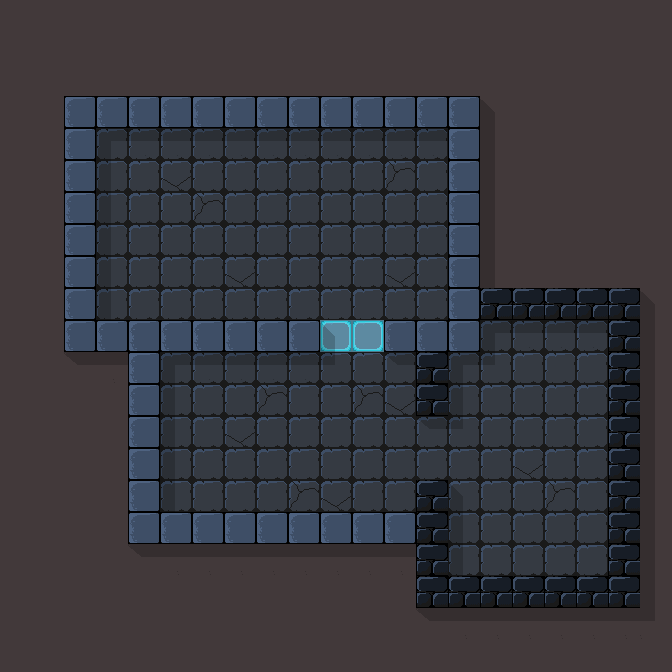

This is a level from a 2D game, rendered from its Tiled map with the project's own tilesets. A one-line summary and the complete map file follow:
An orthogonal 21x21 tile map with 32x32 px tiles, 3 tile layers (background, physics, effect).

<map version="1.5" tiledversion="1.7.2" orientation="orthogonal" renderorder="right-down" width="21" height="21" tilewidth="32" tileheight="32" infinite="0" nextlayerid="7" nextobjectid="1">
 <tileset firstgid="1" source="../tileset/dungeon.tsx" />
 <layer id="4" name="background" width="21" height="21">
  <data encoding="csv">
2,2,2,2,2,2,2,2,2,2,2,2,2,2,2,2,2,2,2,2,2,
2,2,2,2,2,2,2,2,2,2,2,2,2,2,2,2,2,2,2,2,2,
2,2,2,2,2,2,2,2,2,2,2,2,2,2,2,2,2,2,2,2,2,
2,2,2,2,2,2,2,2,2,2,2,2,2,2,2,2,2,2,2,2,2,
2,2,2,9,9,9,9,9,9,9,9,9,9,9,2,2,2,2,2,2,2,
2,2,2,9,9,10,9,9,9,9,9,9,11,9,2,2,2,2,2,2,2,
2,2,2,9,9,9,11,9,9,9,9,9,9,9,2,2,2,2,2,2,2,
2,2,2,9,9,9,9,9,9,9,9,9,9,9,2,2,2,2,2,2,2,
2,2,2,9,9,9,9,10,9,9,9,9,10,9,2,2,2,2,2,2,2,
2,2,2,9,9,9,9,9,9,9,9,9,9,9,2,2,2,2,2,2,2,
2,2,2,2,2,2,2,2,2,2,9,9,2,2,2,9,9,9,9,2,2,
2,2,2,2,2,9,9,9,9,9,9,9,9,2,9,9,9,9,9,2,2,
2,2,2,2,2,9,9,9,11,9,9,11,10,2,9,9,9,9,9,2,2,
2,2,2,2,2,9,9,10,9,9,9,9,9,9,9,9,9,9,9,2,2,
2,2,2,2,2,9,9,9,9,9,9,9,9,9,9,9,10,9,9,2,2,
2,2,2,2,2,9,9,9,9,11,10,9,9,2,9,9,9,11,9,2,2,
2,2,2,2,2,2,2,2,2,2,2,2,2,2,9,9,9,9,9,2,2,
2,2,2,2,2,2,2,2,2,2,2,2,2,2,9,9,9,9,9,2,2,
2,2,2,2,2,2,2,2,2,2,2,2,2,2,2,2,2,2,2,2,2,
2,2,2,2,2,2,2,2,2,2,2,2,2,2,2,2,2,2,2,2,2,
2,2,2,2,2,2,2,2,2,2,2,2,2,2,2,2,2,2,2,2,2
</data>
 </layer>
 <layer id="5" name="physics" width="21" height="21">
  <data encoding="csv">
0,0,0,0,0,0,0,0,0,0,0,0,0,0,0,0,0,0,0,0,0,
0,0,0,0,0,0,0,0,0,0,0,0,0,0,0,0,0,0,0,0,0,
0,0,0,0,0,0,0,0,0,0,0,0,0,0,0,0,0,0,0,0,0,
0,0,33,33,33,33,33,33,33,33,33,33,33,33,33,0,0,0,0,0,0,
0,0,33,0,0,0,0,0,0,0,0,0,0,0,33,0,0,0,0,0,0,
0,0,33,0,0,0,0,0,0,0,0,0,0,0,33,0,0,0,0,0,0,
0,0,33,0,0,0,0,0,0,0,0,0,0,0,33,0,0,0,0,0,0,
0,0,33,0,0,0,0,0,0,0,0,0,0,0,33,0,0,0,0,0,0,
0,0,33,0,0,0,0,0,0,0,0,0,0,0,33,0,0,0,0,0,0,
0,0,33,0,0,0,0,0,0,0,0,0,0,0,33,34,34,34,34,34,0,
0,0,33,33,33,33,33,33,33,33,49,49,33,33,33,0,0,0,0,34,0,
0,0,0,0,33,0,0,0,0,0,0,0,0,34,0,0,0,0,0,34,0,
0,0,0,0,33,0,0,0,0,0,0,0,0,34,0,0,0,0,0,34,0,
0,0,0,0,33,0,0,0,0,0,0,0,0,0,0,0,0,0,0,34,0,
0,0,0,0,33,0,0,0,0,0,0,0,0,0,0,0,0,0,0,34,0,
0,0,0,0,33,0,0,0,0,0,0,0,0,34,0,0,0,0,0,34,0,
0,0,0,0,33,33,33,33,33,33,33,33,33,34,0,0,0,0,0,34,0,
0,0,0,0,0,0,0,0,0,0,0,0,0,34,0,0,0,0,0,34,0,
0,0,0,0,0,0,0,0,0,0,0,0,0,34,34,34,34,34,34,34,0,
0,0,0,0,0,0,0,0,0,0,0,0,0,0,0,0,0,0,0,0,0,
0,0,0,0,0,0,0,0,0,0,0,0,0,0,0,0,0,0,0,0,0
</data>
 </layer>
 <layer id="6" name="effect" width="21" height="21">
  <data encoding="csv">
0,0,0,0,0,0,0,0,0,0,0,0,0,0,0,0,0,0,0,0,0,
0,0,0,0,0,0,0,0,0,0,0,0,0,0,0,0,0,0,0,0,0,
0,0,0,0,0,0,0,0,0,0,0,0,0,0,0,0,0,0,0,0,0,
0,0,0,0,0,0,0,0,0,0,0,0,0,0,0,62,0,0,0,0,0,
0,0,0,57,59,59,59,59,59,59,59,59,59,59,0,61,0,0,0,0,0,
0,0,0,61,0,0,0,0,0,0,0,0,0,0,0,61,0,0,0,0,0,
0,0,0,61,0,0,0,0,0,0,0,0,0,0,0,61,0,0,0,0,0,
0,0,0,61,0,0,0,0,0,0,0,0,0,0,0,61,0,0,0,0,0,
0,0,0,61,0,0,0,0,0,0,0,0,0,0,0,61,0,0,0,0,0,
0,0,0,61,0,0,0,0,0,0,0,0,0,0,0,0,0,0,0,0,62,
0,0,0,0,0,0,0,0,0,0,62,0,0,0,0,57,59,59,59,0,61,
0,0,60,59,0,57,59,59,59,59,58,0,60,0,57,58,0,0,0,0,61,
0,0,0,0,0,61,0,0,0,0,0,0,0,0,61,0,0,0,0,0,61,
0,0,0,0,0,61,0,0,0,0,0,0,0,60,58,0,0,0,0,0,61,
0,0,0,0,0,61,0,0,0,0,0,0,0,0,0,0,0,0,0,0,61,
0,0,0,0,0,61,0,0,0,0,0,0,0,0,62,0,0,0,0,0,61,
0,0,0,0,0,0,0,0,0,0,0,0,0,0,61,0,0,0,0,0,61,
0,0,0,0,60,59,59,59,59,59,59,59,59,0,61,0,0,0,0,0,61,
0,0,0,0,0,0,0,0,0,0,0,0,0,0,0,0,0,0,0,0,61,
0,0,0,0,0,0,0,0,0,0,0,0,0,60,59,59,59,59,59,59,58,
0,0,0,0,0,0,0,0,0,0,0,0,0,0,0,0,0,0,0,0,0
</data>
 </layer>
</map>